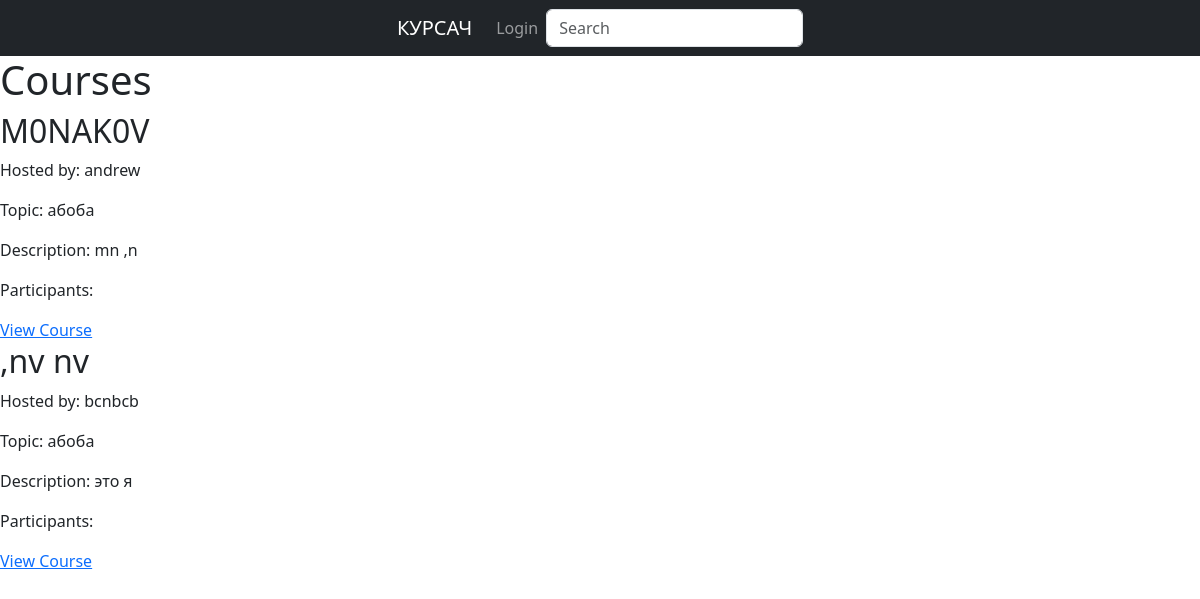
Screenshot of /courses with the database file from the repository.
### base/models.py (models this page shows, shortened)
class Course(models.Model):
    host = models.ForeignKey(User, on_delete=models.SET_NULL, null = True)
    name = models.CharField(max_length=100)
    topic = models.ForeignKey(Topic, on_delete=models.SET_NULL, null = True)
    description = models.TextField(max_length=255, default='')
    created_date = models.DateField(auto_now_add=True)
    completion_date = models.DateField(null=True, blank=True)
    progress = models.IntegerField(default=0)

class Topic(models.Model):
    name = models.CharField(max_length=200)

### base/views.py (the view)
# urls.py: path('courses', views.courses, name='courses'),
def courses(request):
    courses = Course.objects.all()
    context = {'courses': courses}
    return render(request, 'courses/courses.html', context)

### base/templates/courses/courses.html (shortened to what this page needs)
{% extends 'main.html' %}
{% block content %}
  <h1>Courses</h1>
  {% for course in courses %}
    <div class="course-card">
      <h2>{{ course.name }}</h2>
      <p>Hosted by: {{ course.host}}</p>
      <p>Topic: {{ course.topic.name }}</p>
      <p>Description: {{ course.description }}</p>
      <p>Participants: {{ course.participants.count }}</p>
      <a href="{% url 'course' course.id %}">View Course</a>
    </div>
  {% endfor %}
{% endblock %}

### rows the page displays
Course: name "M0NAK0V", host "andrew", topic.name "абоба", description "mn ,n"
Course: name ",nv nv", host "bcnbcb", topic.name "абоба", description "это я"
